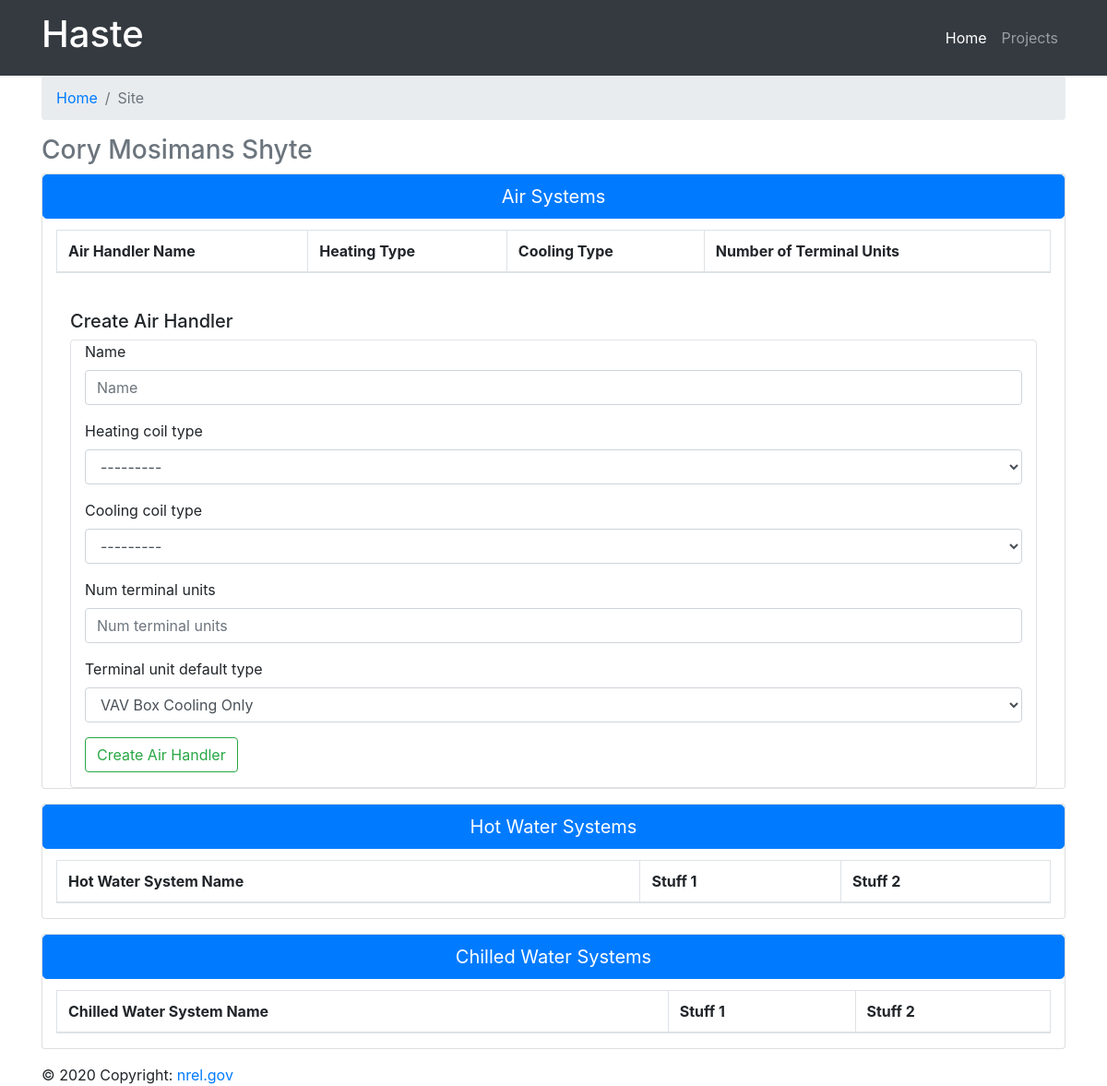
/site/4, run on an earlier commit of the app's database.
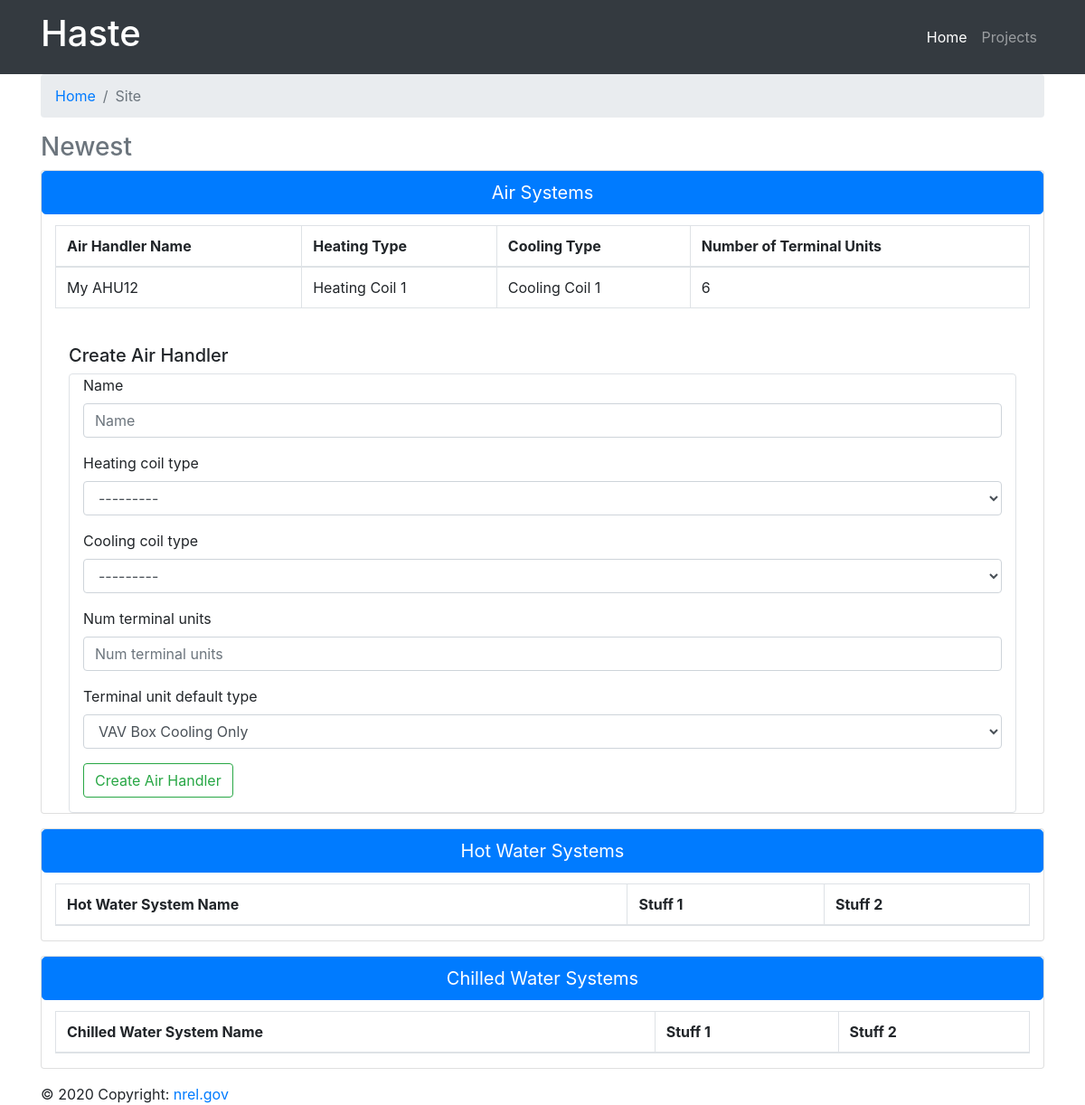
And on a later commit of the database.
### generate/models.py (models this page shows)
class Site(models.Model):
    STATES = (
        ("AK", "Alaska"),
        ("AL", "Alabama"),
        ("AR", "Arkansas"),
        ("AZ", "Arizona"),
        ("CA", "California"),
        ("CO", "Colorado"),
        ("CT", "Connecticut"),
        ("DC", "District of Columbia"),
        ("DE", "Delaware"),
        ("FL", "Florida"),
        ("GA", "Georgia"),
        ("HI", "Hawaii"),
        ("IA", "Iowa"),
        ("ID", "Idaho"),
        ("IL", "Illinois"),
        ("IN", "Indiana"),
        ("KS", "Kansas"),
        ("KY", "Kentucky"),
        ("LA", "Louisiana"),
        ("MA", "Massachusetts"),
        ("MD", "Maryland"),
        ("ME", "Maine"),
        ("MI", "Michigan"),
        ("MN", "Minnesota"),
        ("MO", "Missouri"),
        ("MS", "Mississippi"),
        ("MT", "Montana"),
        ("NC", "North Carolina"),
        ("ND", "North Dakota"),
        ("NE", "Nebraska"),
        ("NH", "New Hampshire"),
        ("NJ", "New Jersey"),
        ("NM", "New Mexico"),
        ("NV", "Nevada"),
        ("NY", "New York"),
        ("OH", "Ohio"),
        ("OK", "Oklahoma"),
        ("OR", "Oregon"),
        ("PA", "Pennsylvania"),
        ("PR", "Puerto Rico"),
        ("RI", "Rhode Island"),
        ("SC", "South Carolina"),
        ("SD", "South Dakota"),
        ("TN", "Tennessee"),
        ("TX", "Texas"),
        ("UT", "Utah"),
        ("VA", "Virginia"),
        ("VT", "Vermont"),
        ("WA", "Washington"),
        ("WI", "Wisconsin"),
        ("WV", "West Virginia"),
        ("WY", "Wyoming")
    )
    name = models.CharField(max_length=50)
    city = models.CharField(max_length=50)
    state = models.CharField(max_length=2, choices=STATES)
    zip = models.IntegerField()

class AirHandler(models.Model):
    hc = generate_heating_coils()
    cc = generate_cooling_coils()
    hc_choices = [(h.get('id'), h.get('description')) for h in hc]
    cc_choices = [(h.get('id'), h.get('description')) for h in cc]
    hc_choices.append(('None', 'None'))
    cc_choices.append(('None', 'None'))
    name = models.CharField(max_length=50)
    site_id = models.ForeignKey(Site, on_delete=models.CASCADE)
    heating_coil_type = models.CharField(max_length=100, choices=tuple(hc_choices))
    cooling_coil_type = models.CharField(max_length=100, choices=tuple(cc_choices))

### generate/views.py (the view, shortened to what this page needs)
# urls.py: path('site/<site_id>', views.Site.as_view(), name='site'),
class Site(CreateView):
    template_name = 'site.html'
    def get(self, request, site_id):
        site = models.Site.objects.get(id=site_id)
        ahu_info = []
        ahus = models.AirHandler.objects.filter(site_id=site_id)
        for ahu in ahus:
            ahu_info.append(ahu_summary_info(ahu))
        air_handler_form = forms.AirHandlerForm()
        args = {
            'air_handler_form': air_handler_form,
            'site': site,
            'ahus': ahu_info
        }
        return render(request, self.template_name, args)

### generate/forms.py
class AirHandlerForm(forms.ModelForm):
    tu = generate_terminal_unit_types()
    tu_choices = [(h.get('id'), h.get('description')) for h in tu]
    tu_choices.append(('None', 'None'))
    num_terminal_units = forms.IntegerField()
    terminal_unit_default_type = forms.ChoiceField(choices=tuple(tu_choices))
    class Meta:
        model = models.AirHandler
        fields = ("name", "heating_coil_type", "cooling_coil_type", "num_terminal_units", "terminal_unit_default_type")

### lib/helpers.py (called while the page is built)
def generate_cooling_coils():
    cc = [
        {
            "id": 'CC-001',
            "description": "Cooling Coil 1",
            "tags": ["tag1", "tag2"]
        },
        {
            "id": 'CC-002',
            "description": "Cooling Coil 2",
            "tags": ["tag1", "tag2"]
        }
    ]
    return cc

def generate_heating_coils():
    hc = [
        {
            "id": 'HC-001',
            "description": "Heating Coil 1",
            "tags": ["tag1", "tag2"]
        },
        {
            "id": 'HC-002',
            "description": "Heating Coil 2",
            "tags": ["tag3", "tag4"]
        }
    ]
    return hc

### generate/templates/site.html (shortened to what this page needs)
{% extends "base.html" %}
{% load static %}
{% block page_content %}
<html>
<head>
</head>
<body>
<nav class="navbar navbar-expand-lg navbar-dark bg-dark static-top">
    <div class="container">
        <a class="navbar-brand" href="{% url 'index' %}">
            <h1>Haste</h1>
        </a>
        <div class="collapse navbar-collapse" id="navbarResponsive">
            <ul class="navbar-nav ml-auto">
                <li class="nav-item active">
                    <a class="nav-link" href="{% url 'index' %}">Home
                    </a>
                </li>
                <li class="nav-item">
                    <a class="nav-link" href="{% url 'form' %}">Projects</a>
                </li>
            </ul>
        </div>
    </div>
</nav>
<div class="container">
    <nav aria-label="breadcrumb">
        <ol class="breadcrumb">
            <li class="breadcrumb-item"><a href="{% url 'index' %}">Home</a></li>
            <li class="breadcrumb-item active" aria-current="page">Site</li>
        </ol>
    </nav>
</div>
<div class="container">
  <h3 class="text-muted">{{ site.name }}</h3>
</div>
<div class="container">
  <div class="card mb-3">
    <div class="card-body p-0">
      <div class="card-title">
        <button class="btn btn-block btn-lg btn-primary" type="button" data-toggle="collapse"
                data-target="#showAirSystems"
                aria-expanded="true" aria-controls="showAirSystems">
          Air Systems
        </button>
      </div>
      <div class="container collapse show" id="showAirSystems">
        {% include 'all_air_handlers.html' %}
        {% include "add_air_handler.html" %}
      </div>
    </div>
  </div>
</div>
<div class="container">
  <div class="card mb-3">
    <div class="card-body p-0">
      <div class="card-title">
        <button class="btn btn-block btn-lg btn-primary" type="button" data-toggle="collapse"
                data-target="#showHotWaterSystems"
                aria-expanded="false" aria-controls="showHotWaterSystems">
          Hot Water Systems
        </button>
      </div>
      <div class="container collapse show" id="showHotWaterSystems">
        {% include 'all_hot_water_systems.html' %}
      </div>
    </div>
  </div>
</div>
<div class="container">
  <div class="card mb-3">
    <div class="card-body p-0">
      <div class="card-title">
        <button class="btn btn-block btn-lg btn-primary" type="button" data-toggle="collapse"
                data-target="#showChilledWaterSystems"
                aria-expanded="false" aria-controls="showChilledWaterSystems">
          Chilled Water Systems
        </button>
      </div>
      <div class="container collapse show" id="showChilledWaterSystems">
        {% include 'all_chilled_water_systems.html' %}
      </div>
    </div>
  </div>
</div>
<footer class="footer">
    <div class="container">
        © 2020 Copyright:
        <a href="https://nrel.gov/"> nrel.gov</a>
    </div>
</footer>
</body>
</html>
{% endblock %}

### generate/templates/all_air_handlers.html
{% load static %}
<div class="table-responsive">
  <table class="table table-bordered table-hover">
    <thead>
    <tr>
      <th scope="col">Air Handler Name</th>
      <th scope="col">Heating Type</th>
      <th scope="col">Cooling Type</th>
      <th scope="col">Number of Terminal Units</th>
    </tr>
    </thead>
    <tbody>
    {% for ahu in ahus %}
      <tr>
        <td>{{ ahu.name }}</td>
        <td>{{ ahu.hc_name }}</td>
        <td>{{ ahu.cc_name }}</td>
        <td>{{ ahu.num_terminal_units }}</td>
      </tr>
    {% endfor %}
    </tbody>
  </table>
</div>

What changed in the data, as far as the page shows it:
changed Site: name "Cory Mosimans Shyte" → "Newest"
added AirHandler: name "My AHU12"
Also different on the page:
new list line: "Heating Coil 1 Cooling Coil 1 6"
